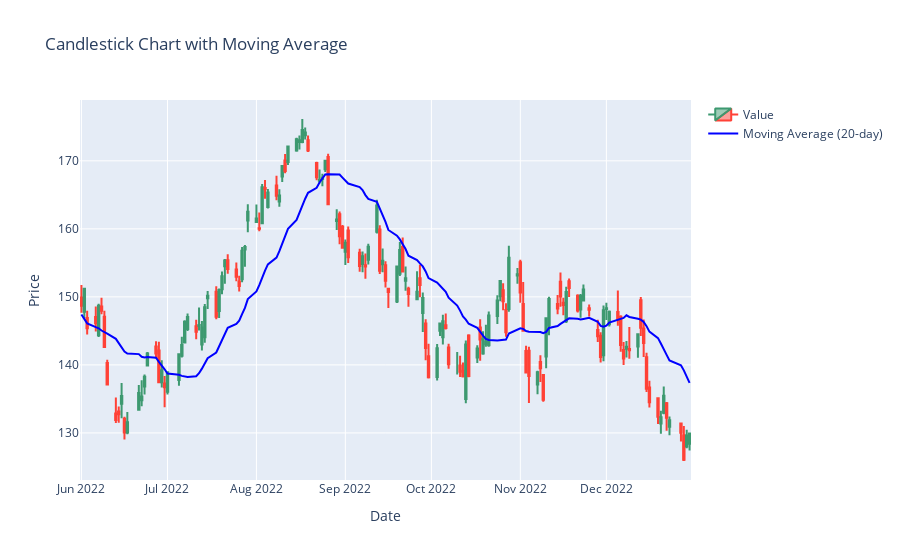

Source (notebook cell):
### Code cell
stock.visualize_moving_average('2022-06-01','2023-01-01')

### Figure 1 — Plotly figure (JSON) as saved in the notebook; plotly's stock layout.template omitted (floating-point values rounded to 4 significant figures; data arrays with more than 128 entries replaced by an {"elided": "..."} marker saying what was removed)
{"data": [{"close": {"elided": "148 float values"}, "high": {"elided": "148 float values"}, "low": {"elided": "148 float values"}, "name": "Value", "open": {"elided": "148 float values"}, "type": "candlestick", "x": {"elided": "148 str values"}}, {"line": {"color": "#0000ff"}, "mode": "lines", "name": "Moving Average (20-day)", "type": "scatter", "x": {"elided": "148 str values"}, "y": {"elided": "148 float values"}}], "layout": {"title": {"text": "Candlestick Chart with Moving Average"}, "xaxis": {"rangeslider": {"visible": false}, "title": {"text": "Date"}}, "yaxis": {"title": {"text": "Price"}}}}
